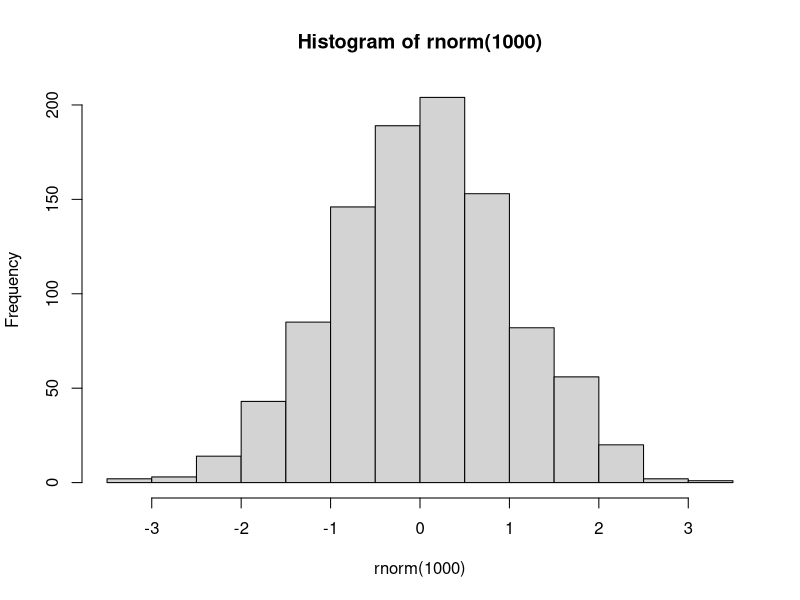

The R script that drew this image:
## ---- chunk 1
knitr::opts_chunk$set(echo = TRUE)
## ---- chunk 2
hist(rnorm(1000))
